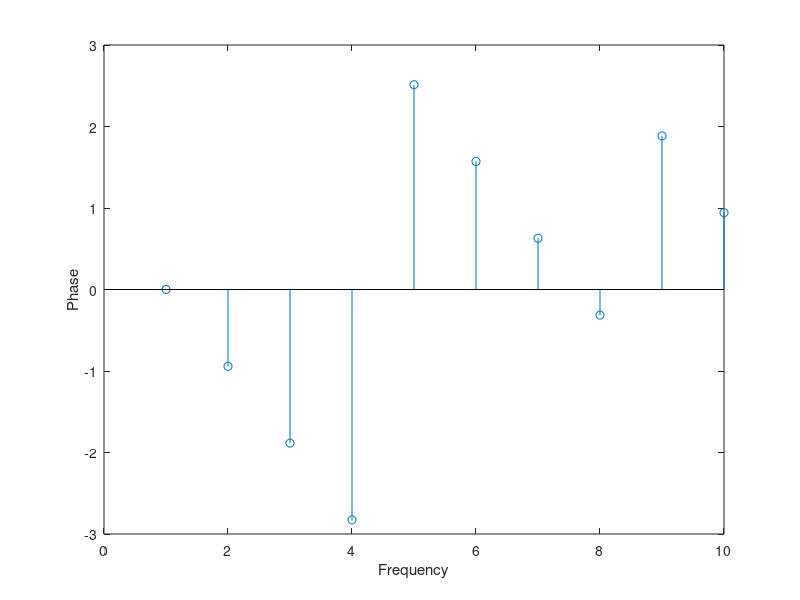

Write the MATLAB code that produced this figure.
% ECE 503 HW 4 Problem 2

clearvars;
close all;
clc;

% -3 + 19z^-2 + 32z^-3 + 19z^-4 -3z^-6
Hz = [-3 0 19 32 19 0 -3];


[h, w] = freqz(Hz, 1, 10);

nd = 1:1:length(h);

figure(1);
stem(nd, angle(h));
xlabel("Frequency");
ylabel("Phase");



